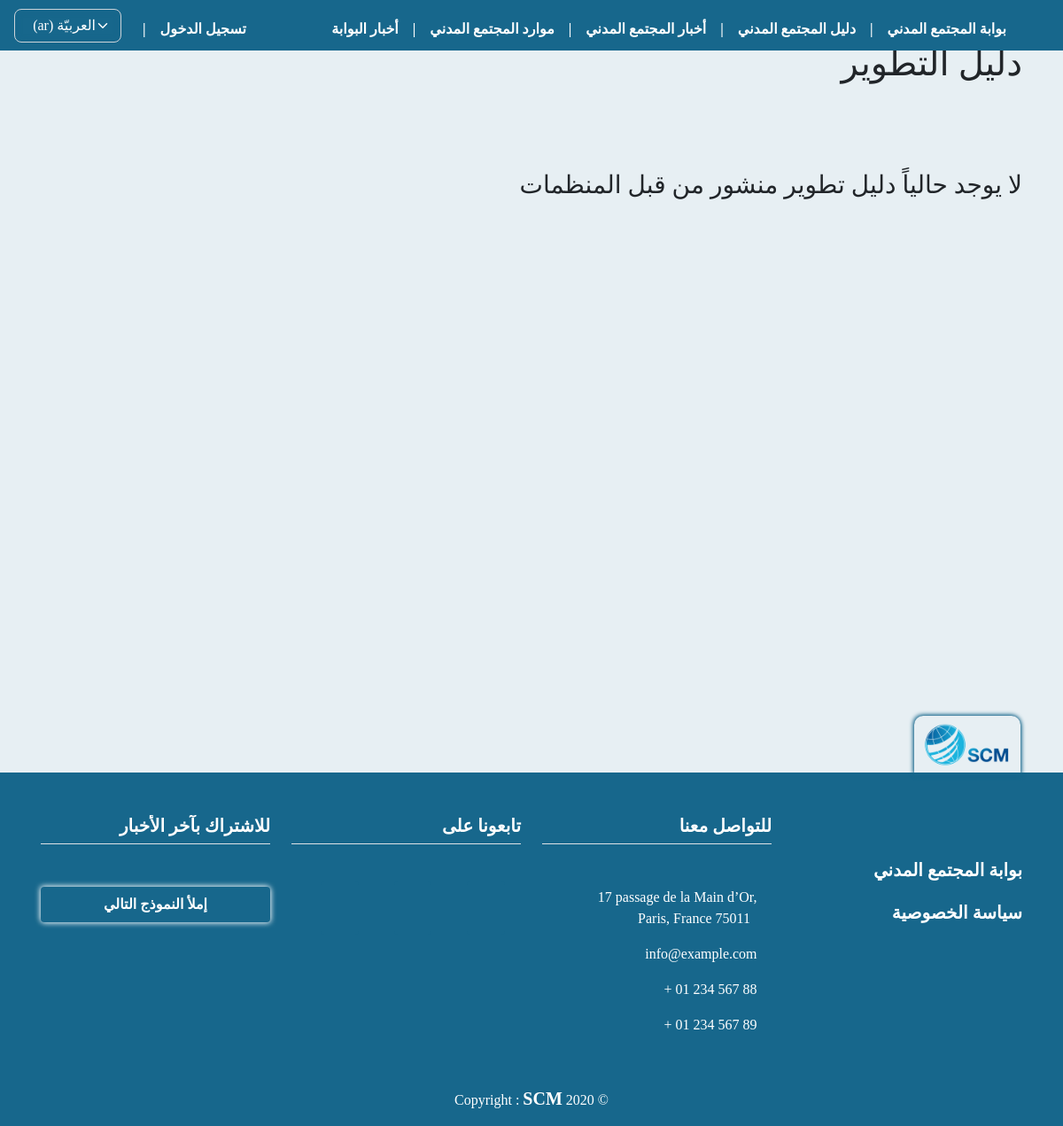
/orgs_devs/, run on an earlier commit of the app's database.
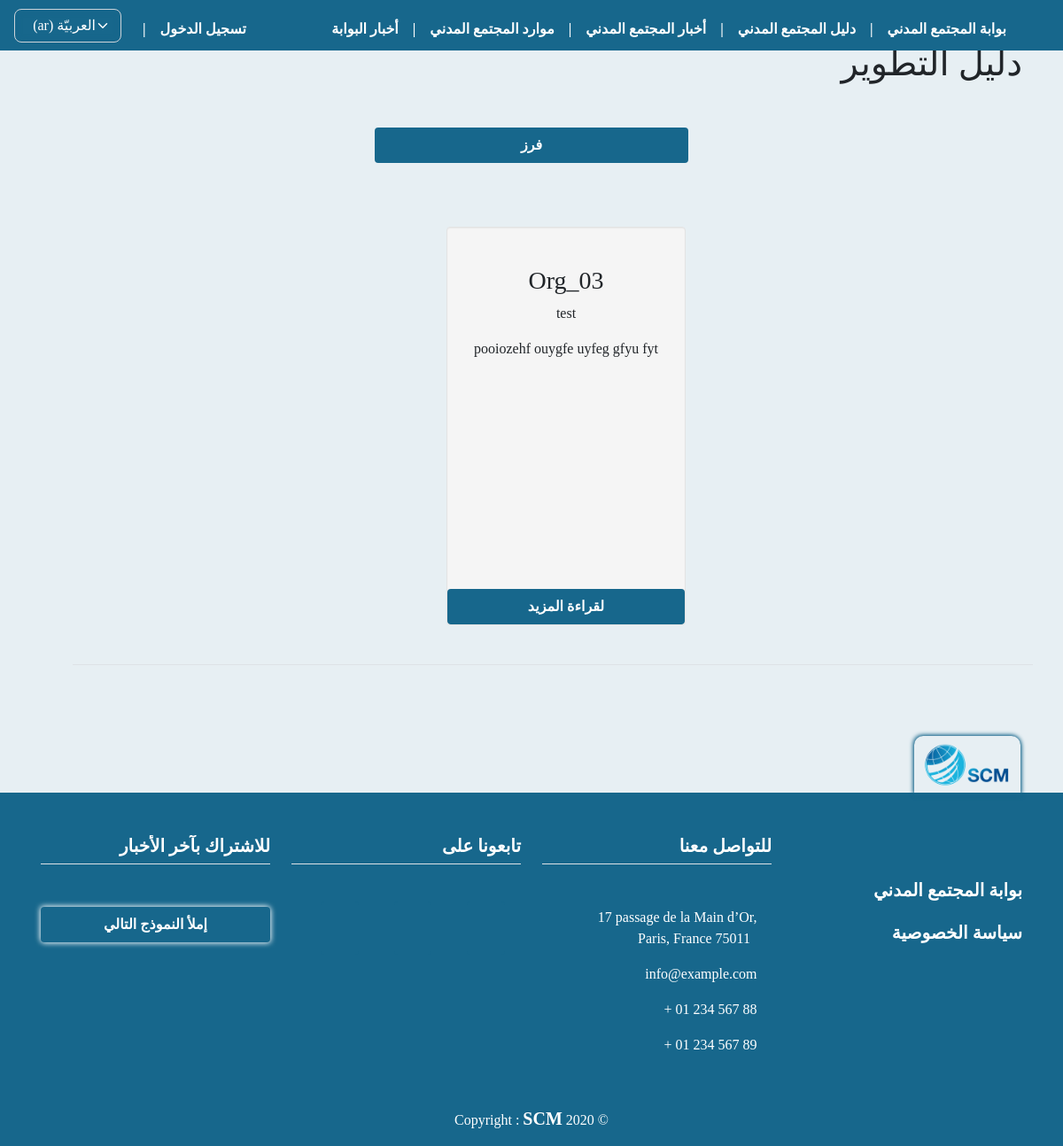
And on a later commit of the database.
### orgs/models.py (models this page shows, shortened)
class DevOrgOpp(models.Model):
    subject_CHOICES = (
        ('Project development and management', _('تطوير وإدارة المشاريع')),
        ('Organizational governance', _('الحوكمة التنظيمية')),
        ('Advocacy and Campaigns', _('المناصرة والحملات')),
        ('Civil Society Library', _('مكتبة المجتمع المدني')),
        ('other', _('أخرى')),
    )
    user = models.ForeignKey(
        User, on_delete=models.CASCADE)
    org_name = models.ForeignKey(
        OrgProfile, on_delete=models.CASCADE, null=True, blank=True)
    name_dev = models.CharField(max_length=255, null=True, blank=True,
                                verbose_name=_("اسم الجهة "))
    title_dev = models.CharField(
        max_length=255, null=False, verbose_name=_("عنوان المادة"))
    dev_date = models.DateTimeField(
        null=True, blank=True, verbose_name=_('تاريخ الإعداد/النشر/التأليف'))
    dev_description = models.TextField(
        max_length=2000, null=False, verbose_name=_("لمحة عن الجهة"))
    subject = models.CharField(
        max_length=255, null=False, choices=subject_CHOICES, verbose_name=_("موضوع المادة"))
    content = models.FileField(upload_to="dev_files",
                               null=True, blank=True, default='org_logos/default_logo.jpg', verbose_name=_("المادة "))
    publish = models.BooleanField(default=False)
    created_at = models.DateTimeField(auto_now_add=True)
    published_at = models.DateTimeField(blank=True, null=True, default=None)
    updated_at = models.DateTimeField(blank=True, null=True, default=None)

class OrgProfile(models.Model):
    user = models.ForeignKey(
        User, on_delete=models.CASCADE, null=True, blank=True, verbose_name=_("اسم المستخدم"))
    name = models.CharField(max_length=255, null=False,
                            verbose_name=_("اسم المنظمة"))
    name_en_ku = models.CharField(max_length=255, null=True, blank=True,
                                  verbose_name=_("اسم المنظمة باللغة الانكليزية أو الكردية"))
    short_cut = models.CharField(
        max_length=255, null=True, blank=True, verbose_name=_("الاسم المختصر"))
    org_type = models.CharField(
        max_length=150, null=False, choices=MyChoices.type_CHOICES, verbose_name=_("نوع المنظمة"))
    position_work = CountryField(
        max_length=255, null=False, verbose_name=_("مكان العمل"))
    city_work = models.ForeignKey(
        City, on_delete=models.SET_NULL, null=True, blank=True, verbose_name=_("المحافظة"))
    logo = models.ImageField(upload_to="org_logos",
                             null=False, default='org_logos/default_logo.jpg', verbose_name=_("شعار المنظمة"))
    message = models.TextField(
        max_length=2000, null=False, verbose_name=_("الرؤية و الرسالة"))
    name_managing_director = models.CharField(
        max_length=255, null=True, blank=True, verbose_name=_("اسم رئيس مجلس اﻹدارة"))
    name_ceo = models.CharField(
        max_length=255, null=True, blank=True, verbose_name=_('اسم المدير التنفيذي'))
    site_web = models.URLField(
        max_length=255, null=True, blank=True, verbose_name=_('الموقع الالكتروني'))
    facebook = models.URLField(
        max_length=255, null=True, blank=True, verbose_name=_('صفحة فيسبوك'))
    twitter = models.URLField(
        max_length=255, null=True, blank=True, verbose_name=_('صفحة تويتر'))
    email = models.EmailField(max_length=255, null=True,
                              blank=True, verbose_name=_('البريد الاكتروني'))
    phone = models.CharField(max_length=100, null=True,
                             blank=True, verbose_name=_('رقم الهاتف'))
    name_person_contact = models.CharField(
        max_length=255, null=True, blank=True, verbose_name=_('اسم الشخص المسؤول عن التواصل'))
    email_person_contact = models.EmailField(
        max_length=255, null=True, blank=True, verbose_name=_('البريد الاكتروني للشخص المسؤول عن التواصل'))
    org_adress = models.CharField(
        max_length=255, null=False, verbose_name=_('عنوان المقر الرئيسي'))
    work_domain = models.CharField(
        max_length=255, choices=MyChoices.domain_CHOICES, null=False, verbose_name=_('مجال العمل'))
    target_cat = models.CharField(
        max_length=255, null=False, choices=MyChoices.target_CHOICES, verbose_name=_('الفئات المستهدفة'))
    date_of_establishment = models.CharField(
        max_length=150, null=True, blank=True, verbose_name=_('تاريخ سنة التأسيس'))
    is_org_registered = models.CharField(
        max_length=100, null=False, choices=MyChoices.bool_CHOICES, verbose_name=_('هل المنظمة مسجلة ؟'))
    org_registered_country = CountryField(
        max_length=255, null=True, blank=True, verbose_name=_("بلد التسجيل"))
    org_members_count = models.PositiveIntegerField(
        validators=[MinValueValidator(1)], null=True, blank=True, verbose_name=_('عدد اﻷعضاء'))
    org_members_womans_count = models.PositiveIntegerField(
        validators=[MinValueValidator(1)], null=True, blank=True, verbose_name=_('عدد النساء من اﻷعضاء'))
    w_polic_regulations = models.CharField(
        max_length=200, null=False, choices=MyChoices.polic_CHOICES, verbose_name=_('السياسات واللوائح المكتوبة'))
    org_member_with = models.CharField(max_length=100, null=True, blank=True, choices=MyChoices.bool_CHOICES, verbose_name=_(
        'ھل المؤسسة عضو في اي شبكة او تحالف او جسم تنسیقي؟'))
    coalition_name = models.CharField(
        max_length=255, null=True, blank=True, verbose_name=_('اسم الشبكة / التحالف'))
    publish = models.BooleanField(default=False)
    created_at = models.DateTimeField(auto_now_add=True)
    published_at = models.DateTimeField(blank=True, null=True, default=None)
    updated_at = models.DateTimeField(blank=True, null=True, default=None)
    def __str__(self):
        if self.user:
            return self.name

### orgs/views.py (the view)
# urls.py: path('orgs_devs/', views.orgs_devs, name="orgs_devs"),
def orgs_devs(request):
    devs = DevOrgOpp.objects.filter(publish=True).order_by('-created_at')
    myFilter = OrgsDevFilter(request.GET, queryset=devs)
    devs = myFilter.qs
    paginator = Paginator(devs, 12)
    page = request.GET.get('page')
    try:
        devs = paginator.get_page(page)
    except(EmptyPage, InvalidPage):
        devs = paginator.page(paginator.num_pages)
    context = {
        'devs': devs,
        'myFilter': myFilter,
    }
    return render(request, 'orgs/devs/org_devs.html', context)

### templates/orgs/devs/org_devs.html (shortened to what this page needs)
{% extends 'base.html' %}
{% load static i18n crispy_forms_tags %}
{% block content %}
<div class="mt-4 pt-4">
    <h1> {% trans "دليل التطوير" %} </h1>
    <div class="">
        <div class="row mt-4">
            <div class="col-lg-4 col-md-12 col-sm-12 col-xs-12">
            </div>
            {% if devs %}
            <div class="col-lg-4 col-md-12 col-sm-12 col-xs-12">
                <a class="btn btn-block mt-4" data-toggle="collapse" href="#collapseFiltre" aria-expanded="false"
                    aria-controls="collapseFiltre">{% trans 'فرز' %}</a>
            </div>
            {% endif %}
            <div class="col-lg-4 col-md-12 col-sm-12 col-xs-12">
            </div>
            <div class="row row-m-0 mt-4 pt-4">
                <div class="row row-m-0 justify-content-center pt-4 pb-4 mb-4">
                    {% if devs %}
                    {% for dev in devs %}
                    <div class="span3 well">
                        <center>
                            <h3 class="mt-4">
                                {% if dev.org_name %}
                                {{dev.org_name}}
                                {% else %}
                                {{ dev.name_dev }}
                                {% endif %}
                            </h3>
                            <p>{{ dev.title_dev }}</p>
                            <p>{{ dev.dev_description|truncatechars:80 }}</p>
                            <p>
                                <a href="{% url 'devs_detail' dev.id %}" class="btn btn-block">
                                    {% trans 'لقراءة المزيد' %} </a>
                            </p>
                        </center>
                    </div>
                    {% endfor %}
                    <div class="pagination row border-top mt-4 pt-4" dir="ltr">
                    </div>
                    {% else %}
                    <h3> {% trans "لا يوجد حالياً دليل تطوير منشور من قبل المنظمات" %} </h3>
                    {% endif %}
                </div>
            </div>
        </div>
    </div>
    {% endblock %}

What changed in the data, as far as the page shows it:
added DevOrgOpp: org_name "Org_03", title_dev "test", dev_description "pooiozehf ouygfe uyfeg gfyu fyt"
Also different on the page:
text no longer shown: "لا يوجد حالياً دليل تطوير منشور من قبل المنظمات"
text now shown: "فرز"
